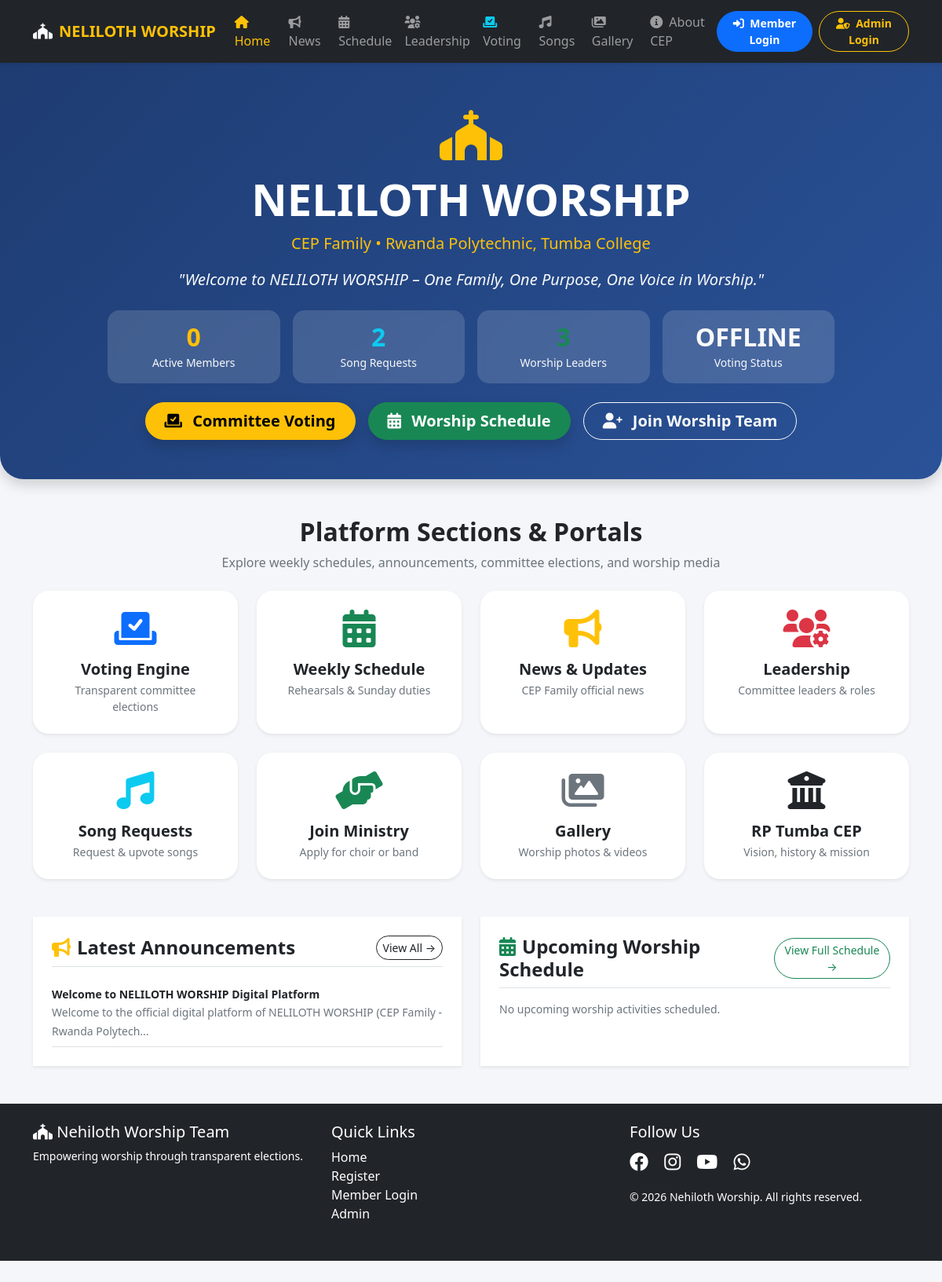
The page / on the database its author committed.
### tables this page shows
CREATE TABLE IF NOT EXISTS announcements (
    id INT PRIMARY KEY AUTO_INCREMENT,
    title VARCHAR(255) NOT NULL,
    content TEXT NOT NULL,
    author_name VARCHAR(100) DEFAULT 'NELILOTH Leadership',
    image_url VARCHAR(255) NULL,
    is_pinned BOOLEAN DEFAULT FALSE,
    is_important BOOLEAN DEFAULT FALSE,
    created_at TIMESTAMP DEFAULT CURRENT_TIMESTAMP
);

### config/functions.php (called while the page is built, shortened)
<?php
require_once __DIR__ . "/database.php";
function isElectionActive() {
    global $pdo;
    $elections = $pdo->query("SELECT id FROM elections WHERE status IN ('upcoming','open','paused') ORDER BY id DESC")->fetchAll(PDO::FETCH_COLUMN);
    if ((int)$pdo->query("SELECT COUNT(*) FROM elections")->fetchColumn() > 0) {
        return false;
    }
    $stmt = $pdo->query("SELECT election_active FROM settings WHERE id = 1");
    $res = $stmt->fetch();
    return $res ? (bool)$res["election_active"] : false;
}
function getDashboardStats() {
    global $pdo;
    $stats = [
        "total_members" => 0,
        "pending_members" => 0,
        "approved_members" => 0,
        "total_song_requests" => 0,
        "pending_songs" => 0,
        "total_votes_cast" => 0,
        "pending_applications" => 0,
        "leadership_count" => 0,
        "election_active" => isElectionActive()
    ];
    try {
        $stats["total_members"] = (int)$pdo->query("SELECT COUNT(*) FROM members")->fetchColumn();
        $stats["pending_members"] = (int)$pdo->query("SELECT COUNT(*) FROM members WHERE status = 'pending'")->fetchColumn();
        $stats["approved_members"] = (int)$pdo->query("SELECT COUNT(*) FROM members WHERE status = 'approved'")->fetchColumn();
        $stats["total_song_requests"] = (int)$pdo->query("SELECT COUNT(*) FROM song_requests")->fetchColumn();
        $stats["pending_songs"] = (int)$pdo->query("SELECT COUNT(*) FROM song_requests WHERE status = 'pending'")->fetchColumn();
        $stats["total_votes_cast"] = (int)$pdo->query("SELECT COUNT(*) FROM election_vote_receipts")->fetchColumn();
        $stats["pending_applications"] = (int)$pdo->query("SELECT COUNT(*) FROM worship_applications WHERE status = 'pending'")->fetchColumn();
        $stats["leadership_count"] = (int)$pdo->query("SELECT COUNT(*) FROM leadership")->fetchColumn();
    } catch (PDOException $e) {}
    return $stats;
}
?>

### index.php (the view, shortened to what this page needs)
<?php
require_once "config/functions.php";
$stats = getDashboardStats();
$announcements = $pdo->query("SELECT * FROM announcements ORDER BY is_pinned DESC, created_at DESC LIMIT 3")->fetchAll();
$schedules = $pdo->query("SELECT * FROM weekly_schedules WHERE date_scheduled >= CURDATE() ORDER BY date_scheduled ASC, start_time ASC LIMIT 3")->fetchAll();
?>
<!DOCTYPE html>
<html lang="en">
<head>
    <link href="https://cdn.jsdelivr.net/npm/bootstrap@5.1.3/dist/css/bootstrap.min.css" rel="stylesheet">
    <link rel="stylesheet" href="https://cdnjs.cloudflare.com/ajax/libs/font-awesome/6.0.0/css/all.min.css">
</head>
<body>
<?php include "navbar.php"; ?>
<div class="hero-section text-center shadow mb-5">
    <div class="container">
        <div class="row justify-content-center">
            <div class="col-lg-10">
                <i class="fas fa-church fa-4x text-warning mb-3"></i>
                <h1 class="display-4 fw-bold mb-2">NELILOTH WORSHIP</h1>
                <p class="lead fw-normal text-warning mb-3">CEP Family &bull; Rwanda Polytechnic, Tumba College</p>
                <p class="fs-5 fst-italic text-light mb-4">"Welcome to NELILOTH WORSHIP – One Family, One Purpose, One Voice in Worship."</p>
                <div class="row g-3 justify-content-center mb-4">
                    <div class="col-6 col-md-3">
                        <div class="stat-box">
                            <h2 class="fw-bold mb-0 text-warning"><?php echo $stats['approved_members']; ?></h2>
                            <small class="text-light">Active Members</small>
                        </div>
                    </div>
                    <div class="col-6 col-md-3">
                        <div class="stat-box">
                            <h2 class="fw-bold mb-0 text-info"><?php echo $stats['total_song_requests']; ?></h2>
                            <small class="text-light">Song Requests</small>
                        </div>
                    </div>
                    <div class="col-6 col-md-3">
                        <div class="stat-box">
                            <h2 class="fw-bold mb-0 text-success"><?php echo $stats['leadership_count']; ?></h2>
                            <small class="text-light">Worship Leaders</small>
                        </div>
                    </div>
                    <div class="col-6 col-md-3">
                        <div class="stat-box">
                            <h2 class="fw-bold mb-0 <?php echo $stats['election_active'] ? 'text-danger' : 'text-light'; ?>">
                                <?php echo $stats['election_active'] ? 'OPEN' : 'OFFLINE'; ?>
                            </h2>
                            <small class="text-light">Voting Status</small>
                        </div>
                    </div>
                </div>
                <div class="d-flex flex-wrap gap-3 justify-content-center">
                    <a href="voting.php" class="btn btn-warning btn-lg rounded-pill px-4 fw-bold shadow">
                        <i class="fas fa-vote-yea me-2"></i> Committee Voting
                    </a>
                    <a href="schedule.php" class="btn btn-success btn-lg rounded-pill px-4 fw-bold shadow">
                        <i class="fas fa-calendar-alt me-2"></i> Worship Schedule
                    </a>
                    <a href="join_team.php" class="btn btn-outline-light btn-lg rounded-pill px-4 fw-bold">
                        <i class="fas fa-user-plus me-2"></i> Join Worship Team
                    </a>
                </div>
            </div>
        </div>
    </div>
</div>
<div class="container mb-5">
    <div class="text-center mb-4">
        <h2 class="fw-bold text-dark">Platform Sections & Portals</h2>
        <p class="text-muted">Explore weekly schedules, announcements, committee elections, and worship media</p>
    </div>
    <div class="row g-4 mb-5">
        <div class="col-6 col-md-4 col-lg-3">
            <a href="voting.php" class="card feature-card shadow-sm h-100 p-4 text-center bg-white text-decoration-none">
                <i class="fas fa-vote-yea fa-3x text-primary mb-3"></i>
                <h5 class="fw-bold text-dark mb-1">Voting Engine</h5>
                <p class="text-muted small mb-0">Transparent committee elections</p>
            </a>
        </div>
        <div class="col-6 col-md-4 col-lg-3">
            <a href="schedule.php" class="card feature-card shadow-sm h-100 p-4 text-center bg-white text-decoration-none">
                <i class="fas fa-calendar-alt fa-3x text-success mb-3"></i>
                <h5 class="fw-bold text-dark mb-1">Weekly Schedule</h5>
                <p class="text-muted small mb-0">Rehearsals & Sunday duties</p>
            </a>
        </div>
        <div class="col-6 col-md-4 col-lg-3">
            <a href="announcements.php" class="card feature-card shadow-sm h-100 p-4 text-center bg-white text-decoration-none">
                <i class="fas fa-bullhorn fa-3x text-warning mb-3"></i>
                <h5 class="fw-bold text-dark mb-1">News & Updates</h5>
                <p class="text-muted small mb-0">CEP Family official news</p>
            </a>
        </div>
        <div class="col-6 col-md-4 col-lg-3">
            <a href="leadership.php" class="card feature-card shadow-sm h-100 p-4 text-center bg-white text-decoration-none">
                <i class="fas fa-users-cog fa-3x text-danger mb-3"></i>
                <h5 class="fw-bold text-dark mb-1">Leadership</h5>
                <p class="text-muted small mb-0">Committee leaders & roles</p>
            </a>
        </div>
        <div class="col-6 col-md-4 col-lg-3">
            <a href="songs.php" class="card feature-card shadow-sm h-100 p-4 text-center bg-white text-decoration-none">
                <i class="fas fa-music fa-3x text-info mb-3"></i>
                <h5 class="fw-bold text-dark mb-1">Song Requests</h5>
                <p class="text-muted small mb-0">Request & upvote songs</p>
            </a>
        </div>
        <div class="col-6 col-md-4 col-lg-3">
            <a href="join_team.php" class="card feature-card shadow-sm h-100 p-4 text-center bg-white text-decoration-none">
                <i class="fas fa-hands-helping fa-3x text-success mb-3"></i>
                <h5 class="fw-bold text-dark mb-1">Join Ministry</h5>
                <p class="text-muted small mb-0">Apply for choir or band</p>
            </a>
        </div>
        <div class="col-6 col-md-4 col-lg-3">
            <a href="gallery.php" class="card feature-card shadow-sm h-100 p-4 text-center bg-white text-decoration-none">
                <i class="fas fa-images fa-3x text-secondary mb-3"></i>
                <h5 class="fw-bold text-dark mb-1">Gallery</h5>
                <p class="text-muted small mb-0">Worship photos & videos</p>
            </a>
        </div>
        <div class="col-6 col-md-4 col-lg-3">
            <a href="about.php" class="card feature-card shadow-sm h-100 p-4 text-center bg-white text-decoration-none">
                <i class="fas fa-university fa-3x text-dark mb-3"></i>
                <h5 class="fw-bold text-dark mb-1">RP Tumba CEP</h5>
                <p class="text-muted small mb-0">Vision, history & mission</p>
            </a>
        </div>
    </div>
    <div class="row g-4">
        <div class="col-lg-6">
            <div class="bg-white rounded-4 p-4 shadow-sm h-100">
                <div class="d-flex justify-content-between align-items-center mb-3 border-bottom pb-2">
                    <h4 class="fw-bold text-dark mb-0"><i class="fas fa-bullhorn text-warning me-2"></i>Latest Announcements</h4>
                    <a href="announcements.php" class="btn btn-sm btn-outline-dark rounded-pill">View All &rarr;</a>
                </div>
                <?php if (empty($announcements)): ?>
                    <p class="text-muted small">No announcements published yet.</p>
                <?php else: ?>
                    <div class="list-group list-group-flush">
                        <?php foreach ($announcements as $a): ?>
                            <div class="list-group-item px-0 py-2 border-bottom">
                                <strong class="text-dark small d-block"><?php echo htmlspecialchars($a['title']); ?></strong>
                                <small class="text-muted"><?php echo htmlspecialchars(substr($a['content'], 0, 90)) . '...'; ?></small>
                            </div>
                        <?php endforeach; ?>
                    </div>
                <?php endif; ?>
            </div>
        </div>
        <div class="col-lg-6">
            <div class="bg-white rounded-4 p-4 shadow-sm h-100">
                <div class="d-flex justify-content-between align-items-center mb-3 border-bottom pb-2">
                    <h4 class="fw-bold text-dark mb-0"><i class="fas fa-calendar-alt text-success me-2"></i>Upcoming Worship Schedule</h4>
                    <a href="schedule.php" class="btn btn-sm btn-outline-success rounded-pill">View Full Schedule &rarr;</a>
                </div>
                <?php if (empty($schedules)): ?>
                    <p class="text-muted small">No upcoming worship activities scheduled.</p>
                <?php endif; ?>
            </div>
        </div>
    </div>
</div>
<?php include "footer.php"; ?>
</body>
</html>

### index.php (style rules this page uses)
body { background: #f4f6f9; min-height: 100vh; padding-bottom: 70px; }
.hero-section { background: linear-gradient(135deg, #1e3c72 0%, #2a5298 100%); color: white; padding: 60px 0 50px 0; border-radius: 0 0 30px 30px; }
.feature-card { border-radius: 20px; border: none; transition: transform 0.3s, box-shadow 0.3s; }
.stat-box { background: rgba(255,255,255,0.15); backdrop-filter: blur(5px); border-radius: 15px; padding: 15px; }

### rows shown on the page
announcements: title "Welcome to NELILOTH WORSHIP Digital Platform", content "Welcome to the official digital platform of NELILOTH WORSHIP (CEP Family - Rwanda Polytech"

### other values the page prints
$stats['approved_members'] "0"
$stats['total_song_requests'] "2"
